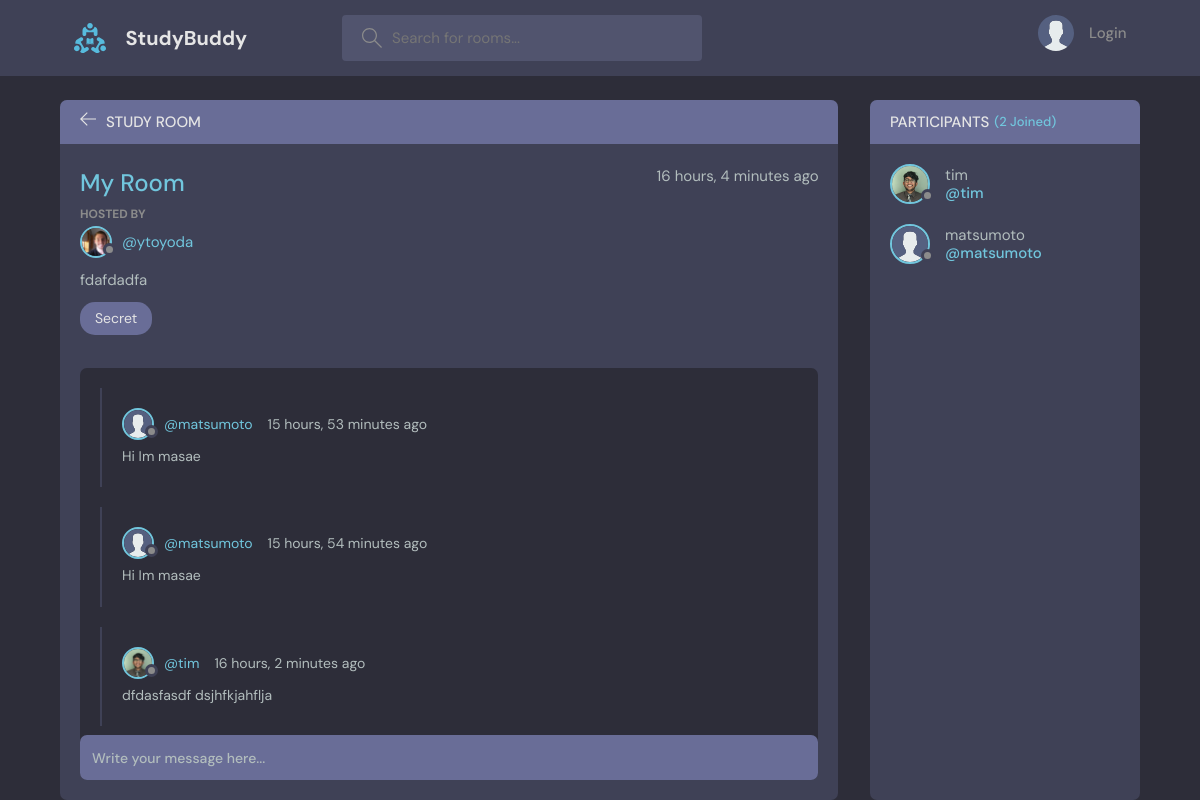
Page /room/12/ on the earlier database version.
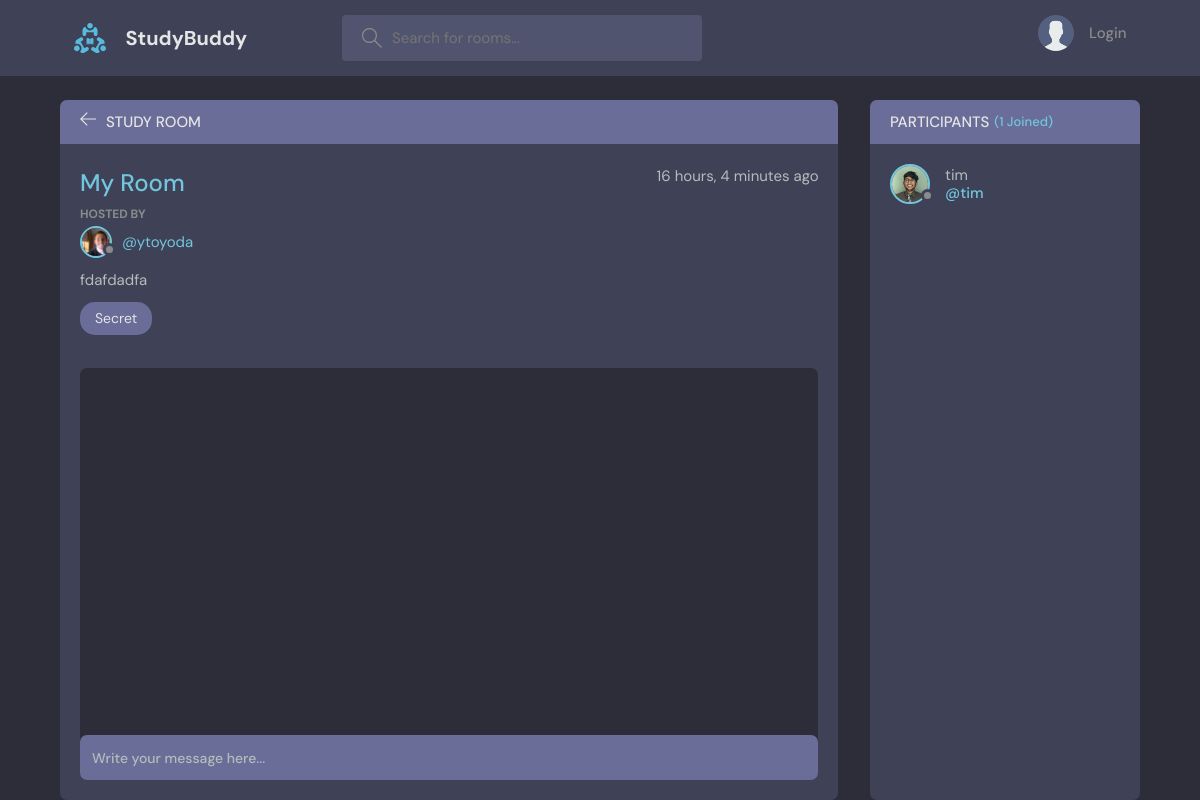
Same page on the later database version.
### base/models.py (models this page shows, shortened)
class Room(models.Model):
    host = models.ForeignKey(User, on_delete=models.SET_NULL, null=True)
    topic = models.ForeignKey(Topic, on_delete=models.SET_NULL, null=True)
    name = models.CharField(max_length=200)
    description = models.TextField(null=True, blank=True)
    participants  = models.ManyToManyField(User, related_name='participants', blank=True)
    updated = models.DateTimeField(auto_now=True)
    created = models.DateTimeField(auto_now_add=True)
    class Meta:
        ordering = ['-updated', '-created']

class User(AbstractUser):
    name = models.CharField(max_length=200, null=True)
    email = models.EmailField(unique=True, null=True)
    bio = models.TextField(null=True)
    avatar = models.ImageField(null=True, blank=True,default="avatar.svg")
    USERNAME_FIELD = 'email'
    REQUIRED_FIELDS = []

class Topic(models.Model):
    name = models.CharField(max_length=200)
    def __str__(self):
        return self.name

class Message(models.Model):
    user = models.ForeignKey(User, on_delete=models.SET_NULL, null=True)
    room = models.ForeignKey(Room, on_delete=models.CASCADE)
    body = models.TextField()
    updated = models.DateTimeField(auto_now=True)
    created = models.DateTimeField(auto_now_add=True)
    class Meta:
        ordering = ['-updated', '-created']

### base/views.py (the view, shortened to what this page needs)
# urls.py: path('room/<str:pk>',views.getRoom)
def room(request, pk):
    room = Room.objects.get(id=pk)
    room_messages = room.message_set.all().order_by('-created')
    participants = room.participants.all()
    context = {'room': room, 'room_messages': room_messages,
               'participants': participants}
    return render(request, "base/room.html", context)

### base/templates/base/room.html (shortened to what this page needs)
{% extends 'main.html' %}
{% block content %}
<main class="profile-page layout layout--2">
  <div class="container">
    <div class="room">
      <div class="room__top">
        <div class="room__topLeft">
          <a href="{{request.META.HTTP_REFERER}}">
            <svg version="1.1" xmlns="http://www.w3.org/2000/svg" width="32" height="32" viewBox="0 0 32 32">
              <title>arrow-left</title>
              <path
                d="M13.723 2.286l-13.723 13.714 13.719 13.714 1.616-1.611-10.96-10.96h27.625v-2.286h-27.625l10.965-10.965-1.616-1.607z">
              </path>
            </svg>
          </a>
          <h3>Study Room</h3>
        </div>
      </div>
      <div class="room__box scroll">
        <div class="room__header scroll">
          <div class="room__info">
            <h3>{{room.name}}</h3>
            <span>{{room.created|timesince}} ago</span>
          </div>
          <div class="room__hosted">
            <p>Hosted By</p>
            {% if room.host.is_active %}
            <a href="{% url 'base:user-profile' room.host.id %}" class="room__author">
              {% else %}
              <a class="room__author disabled">
                {% endif %}
                <div class="avatar avatar--small">
                  <img src="{{room.host.avatar.url}}" />
                </div>
                <span>@{{room.host.username}}</span>
              </a>
          </div>
          <div class="room__details">
            {{room.description}}
          </div>
          <span class="room__topics">{{room.topic}}</span>
        </div>
        <div class="room__conversation">
          <div class="threads scroll">
            {% for message in room_messages %}
            <div class="thread">
              <div class="thread__top">
                <div class="thread__author">
                  {% if message.user.is_active %}
                  <a href="{% url 'base:user-profile' message.user.id %}" class="thread__authorInfo">
                    {% else %}
                    <a class="thread__authorInfo disabled">
                      {% endif %}
                      <div class="avatar avatar--small">
                        <img src="{{message.user.avatar.url}}" />
                      </div>
                      <span>@{{ message.user.username}}</span>
                    </a>
                    <span class="thread__date">{{ message.created|timesince}} ago</span>
                </div>
              </div>
              <div class="thread__details">
                {{message.body}}
              </div>
            </div>
            {% endfor %}
          </div>
        </div>
      </div>
      <div class="room__message">
        <form action="" method="POST">
          <input name="body" placeholder="Write your message here..." />
        </form>
      </div>
    </div>
    <div class="participants">
      <h3 class="participants__top">Participants <span>({{participants.count}} Joined)</span></h3>
      <div class="participants__list scroll">
        {% for user in participants %}
        {% if user.is_active %}
        <a href="{% url 'base:user-profile' user.id %}" class="participant">
          {% else %}
          <a class="participant disabled">
            {% endif %}
            <div class="avatar avatar--medium">
              <img src="{{user.avatar.url}}" />
            </div>
            <p>
              {{user.username}}
              <span>@{{user.username}}</span>
            </p>
          </a>
          {% endfor %}
      </div>
    </div>
  </div>
</main>
{% endblock %}

### templates/main.html (shortened to what this page needs)
<!DOCTYPE html>
{% load static %}
<html lang="en">
<head>
    <link rel="stylesheet" href="{% static 'styles/style.css' %}" />
</head>
<body>
    {% include 'navbar.html' %}
    {% block content %}
    {% endblock %}
</body>
</html>

### templates/navbar.html (shortened to what this page needs)
{% load static %}
<header class=" header header--loggedIn">
    <div class="container">
        <a href="{% url 'base:home' %}" class="header__logo">
            <img src="{% static 'images/logo.svg' %}" />
            <h1>StudyBuddy</h1>
        </a>
        <form class="header__search" method="GET" action="{% url 'base:home' %}">
            <label>
                <input name="q" placeholder="Search for rooms..." />
            </label>
        </form>
        <nav class="header__menu">
            {% if request.user.is_authenticated %}
            <div class="header__user">
                <a href="{% url 'base:user-profile' request.user.id %}">
                    <div class="avatar avatar--medium active">
                        <img src="{{request.user.avatar.url}}" />
                    </div>
                    <p>{{request.user.username}}<span>@{{request.user.username}}</span></p>
                </a>
                <button class="dropdown-button">
                    <svg version="1.1" xmlns="http://www.w3.org/2000/svg" width="32" height="32" viewBox="0 0 32 32">
                        <title>chevron-down</title>
                        <path d="M16 21l-13-13h-3l16 16 16-16h-3l-13 13z"></path>
                    </svg>
                </button>
            </div>
            {% else %}
            <a href="{% url 'base:login' %}">
                <img src="{% static 'images/avatar.svg' %}" />
                <p>Login</p>
            </a>
            {% endif %}
        </nav>
    </div>
</header>

Differences in the rows shown:
removed Message: user.avatar (placeholder picture), user.username "matsumoto", created "15 hours, 53 minutes", body "Hi Im masae"
removed Message: user.avatar (placeholder picture), user.username "matsumoto", created "15 hours, 54 minutes", body "Hi Im masae"
removed Message: user.avatar (picture), user.username "tim", created "16 hours, 2 minutes", body "dfdasfasdf dsjhfkjahflja"
removed User: avatar (placeholder picture), username "matsumoto"
Other differences:
{{ participants.count }}: "2" → "1"
